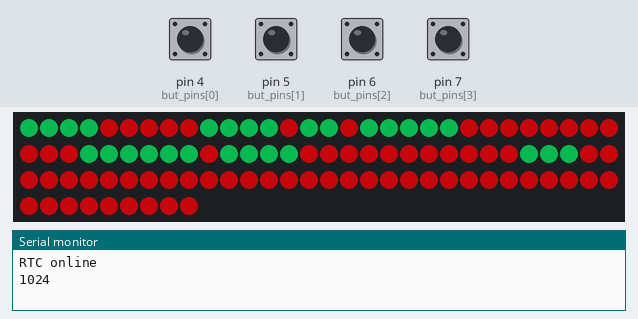
Bench run of a sketch on a simulated Arduino Uno, built with avr-gcc and run on an emulated ATmega328P. Shown: 99 RGB LEDs in strip order, left to right, continuing on the next row, the last lines printed to the serial monitor. Inputs (shaded band) come from the test bench; at power-on: pin 4 (but_pins[0]), pin 5 (but_pins[1]), pin 6 (but_pins[2]), pin 7 (but_pins[3]) LOW. Dim RGB values are drawn brighter than linear; the local clock reads 2024-03-15 10:24:30 at power-on unless the sketch sets it; random numbers use the default seed unless the sketch sets one; EEPROM starts erased.

Above: at 3.9 s.
4.0 s: pin 6 (but_pins[2]) pulled HIGH for 0.15 s
At 8.2 s:
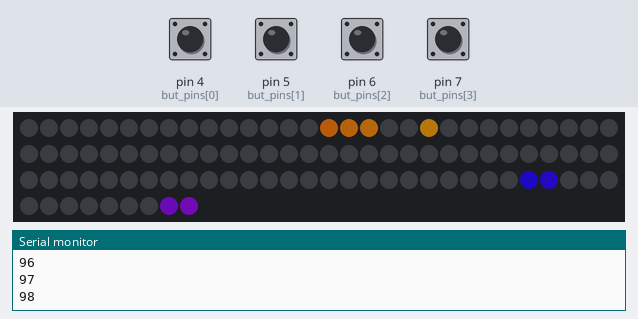
12.6 s: pin 7 (but_pins[3]) pulled HIGH for 0.15 s
At 13.9 s:
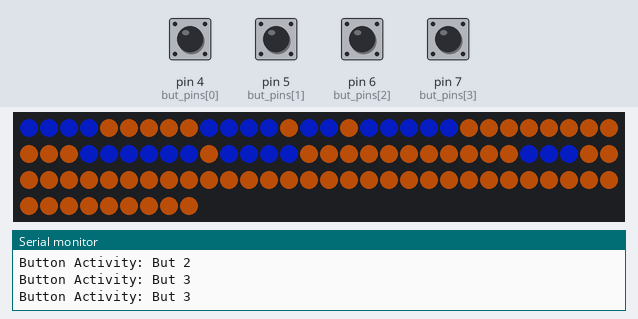
14.2 s: pin 6 (but_pins[2]) pulled HIGH for 1 s
At 18.1 s:
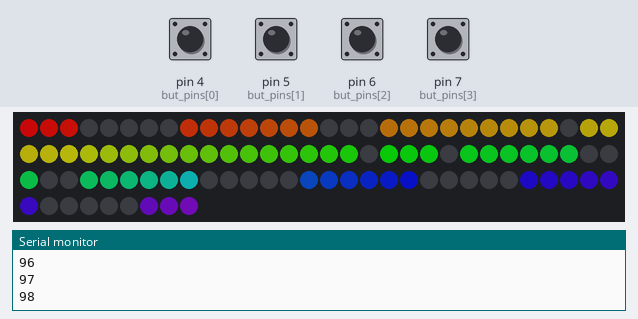
Timing chart, 0 to 19.6 s (numbered marks = the images above; inputs shaded):
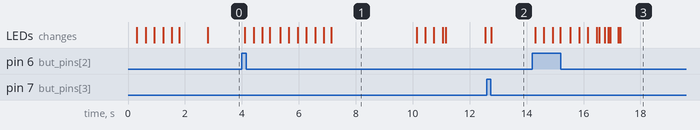

Measured:
- after the input at 4.0 s, the LEDs: first change after 0.10 s (image 1 shows a later state)
- after the input at 12.6 s, the LEDs: change after 0.15 s (image 2)
- after the input at 14.2 s, the LEDs: first change after 0.10 s (image 3 shows a later state)

The sketch:

WordClockMaggie.ino
```cpp
#include <FastLED.h>
#include <EEPROM.h>


#define NUM_LEDS 99
#define DATA_PIN 3
#define COLOR_ORDER GRB
#define LED_TYPE    WS2812B
#define BRIGHTNESS 100
#define ENABLE_RTC

#include "RTClib.h"
RTC_DS3231 rtc;
unsigned long millis_global = 0;
int seconds_global = 0;
int minutes_global  = 53;
int hours_global = 9;
unsigned long time_last = 0;
unsigned long last_update = 0;
int update_interval = 100;
unsigned long last_time_update = 0;
unsigned long time_update_interval = 30000;
bool b_time_changed = false;

// Button items
int but_pins[] = {4, 5, 6, 7};
int state_last[] = {1, 1, 1, 1};
unsigned long state_debounce[] = {0, 0, 0, 0};
int but_state[] = {0, 0, 0, 0};
int debounce_time = 100;
uint8_t color_state = 9;

// States and EEPROM stuff
int eepromAddr = 0;

int R = 100;
int G = 0;
int B = 255;

uint8_t gHue = 255;
uint8_t gSat = 210;
uint8_t gVal = 255;


CRGB leds[NUM_LEDS];

struct Word {
  uint8_t row;
  uint8_t cols[6];
};

Word Yo     = {0, {0, 1, 100, 100, 100, 100}};
Word Mags   = {0, {3, 4, 5, 6, 100, 100}};
Word Dude   = {0, {7, 8, 9, 10, 100, 100}};
Word It     = {1, {0, 1, 100, 100, 100, 100}};
Word Is     = {1, {3, 4, 100, 100, 100, 100}};
Word About  = {1, {6, 7, 8, 9, 10, 100}};
Word Half   = {2, {0, 1, 2, 3, 100, 100}};
Word TenTo  = {2, {4, 5, 6, 100, 100, 100}};
Word To     = {2, {9, 10, 100, 100, 100, 100}};
Word Twenty = {3, {0, 1, 2, 3, 4, 5}};
Word Past   = {3, {7, 8, 9, 10, 100, 100}};
Word Eleven = {4, {0, 1, 2, 3, 4, 5}};
Word Four   = {4, {7, 8, 9, 10, 100, 100}};
Word Ten    = {5, {0, 1, 2, 100, 100, 100}};
Word Six    = {5, {3, 4, 5, 100, 100, 100}};
Word Seven  = {5, {6, 7, 8, 9, 10, 100}};
Word One    = {6, {0, 1, 2, 100, 100, 100}};
Word Twelve = {6, {4, 5, 6, 7, 8, 9}};
Word Five   = {7, {0, 1, 2, 3, 100, 100}};
Word Two    = {7, {4, 5, 6, 100, 100, 100}};
Word Nine   = {7, {7, 8, 9, 10, 100, 100}};
Word Three  = {8, {2, 3, 4, 5, 6, 100}};
Word Eight  = {8, {6, 7, 8, 9, 10, 100}};
Word Sea    = {1, {4, 5, 6, 100, 100, 100}};
Word U      = {1, {9, 100, 100, 100, 100, 100}};
Word In     = {7, {8, 9, 100, 100, 100, 100}};
Word LA     = {8, {0, 1, 100, 100, 100, 100}};

// Secret messages
const uint8_t PROGMEM secret_sequence[9] = {15, 16, 17, 20, 85, 86, 98, 97, 100}; // hard-coded secret sequence, these are LED-positions
const uint8_t PROGMEM come_on_eileen[] = {8, 13, 7, 16, 76, 75, 29, 39, 48, 62, 70, 84, 100};
//uint8_t M[] = {98, 97, 96, 77, 78, 79, 76, 75, 74, 55, 56, 57, 54, 53, 52, 33, 34, 35, 22, 23, 24, 11, 12, 13, 10, 9, 8, 13, 14, 24, 25, 26, 36, 37, 38, 50, 49, 48, 60, 28, 29, 18, 2, 1, 0, 19, 20, 21, 30, 31, 32, 39, 40, 41, 42, 43, 46, 45, 44, 46, 45, 44, 63, 64, 65, 68, 67, 66, 85, 86, 87, 90, 89, 88, 100};
const uint8_t PROGMEM M[] = {98, 97, 96, 77, 78, 79, 76, 75, 74, 55, 56, 57, 54, 53, 52, 33, 34, 35, 22, 23, 24, 11, 12, 13, 10, 9, 8, 13, 14, 24, 25, 26, 36, 37, 38, 50, 49, 48, 60, 28, 29, 18, 2, 1, 0, 19, 20, 21, 30, 31, 32, 39, 40, 41, 42, 43, 46, 45, 44, 46, 45, 44, 63, 64, 65, 68, 67, 66, 85, 86, 87, 90, 89, 88, 100};

//Word secret_words[4] = {Sea, U, In, LA};
Word hour_words[12] = {Twelve, One, Two, Three, Four, Five, Six, Seven, Eight, Nine, Ten, Eleven};
Word all_words[23] = {Yo, Mags, Dude, It, Is, About, Half, TenTo, To, Twenty, Past, Eleven,
            Four, Ten, Six, Seven, One, Twelve, Five, Two, Nine, Three, Eight};


uint8_t letters[9][11] = {{11, 10, 9, 8, 7, 6, 5, 4, 3, 2, 1},
                      {12, 13, 14, 15, 16, 17, 18, 19, 20, 21, 22},
                      {23, 24, 25, 26, 27, 28, 29, 30, 31, 32, 33},
                      {34, 35, 36, 37, 38, 39, 40, 41, 42, 43, 44},
                      {55, 54, 53, 52, 51, 50, 49, 48, 47, 46, 45},
                      {56, 57, 58, 59, 60, 61, 62, 63, 64, 65, 66},
                      {77, 76, 75, 74, 73, 72, 71, 70, 69, 68, 67},
                      {78, 79, 80, 81, 82, 83, 84, 85, 86, 87, 88},
                      {99, 98, 97, 96, 95, 94, 93, 92, 91, 90, 89}};

void setup() {
  // Button setup
  pinMode(but_pins[0], INPUT);
  pinMode(but_pins[1], INPUT);
  pinMode(but_pins[2], INPUT);
  pinMode(but_pins[3], INPUT);

  // Get EEPROM data saved
  color_state = getColorState();

  // LED setup
  FastLED.addLeds<WS2812B, DATA_PIN, COLOR_ORDER>(leds, NUM_LEDS);
  //FastLED.addLeds<LED_TYPE,DATA_PIN,COLOR_ORDER>(leds, NUM_LEDS).setCorrection(TypicalLEDStrip);
  // set master brightness control
  FastLED.setBrightness(BRIGHTNESS);
  for (int i = 0; i < 9; i++) {
    for (int j = 0; j < 11; j++) {
      letters[i][j] = letters[i][j] - 1; // Set to 0-indexing
    }
  }

  turnOffAll();
  stripeDownRainbow();
  stripeDownRainbowOff();
  delay(1000);

  //testAll();

  Serial.begin(9600);

  updateTime();
  time_last = millis();

}

void loop() {
  //testAll();
  /*
  for (int i = 0; i < 23; i++) {
    turnOn(all_words[i]);
    FastLED.show();
    delay(100);
    turnOff(all_words[i]);

  }
  */
  checkButtons();

  unsigned long time_now = millis();

  if ((time_now - time_last) > 10*60000) {
    updateTime();
    time_last = time_now;
  }

  if ((time_now - last_update) > update_interval) {
    setColor(color_state);
    displayTime();
    last_update = time_now;
  }

  time_now = millis();
  if ((time_now - last_time_update) >= time_update_interval) {
    // keep these two calls next to each other for accuracy purposes
    unsigned long time_change = time_now - last_time_update;
    last_time_update = time_now;

    updateTime(time_change);
  }

}

// function that parses the RTC clock time, and outputs it correctly to the display
void updateTime() {
  DateTime now = getRTCTime();
  int minutes = now.minute();
  int hours   = now.hour() % 12; // if time is 12 or 24 --> 0, 0 == 12

  minutes_global = minutes;
  hours_global = hours;

  Serial.print(hours);
  Serial.println(minutes);
}

// function that updates the time based on how much time has elapsed
void updateTime(unsigned long time_change) {

  millis_global = millis_global + time_change;
  int seconds    = millis_global / 1000;
  millis_global = seconds_global % 1000; // re-range back to 0-999

  seconds_global = seconds_global + seconds;
  int minutes    = seconds_global / 60;
  seconds_global = seconds_global % 60; // re-range back to 0-59

  minutes_global = minutes_global + minutes;
  int hours      = minutes_global / 60;
  minutes_global = minutes_global % 60; // re-range back to 0-59

  hours_global = (hours_global + hours) % 12; // re-ranged to 0-11

  Serial.print(millis_global);
  Serial.print(", ");
  Serial.print(seconds_global);
  Serial.print(", ");
  Serial.print(minutes_global);
  Serial.print(", ");
  Serial.print(hours_global);
  Serial.print(", ");
}

// Draw the time on the clock
void displayTime() {
  int minutes = minutes_global;
  int hours   = hours_global;
  Word first_word;
  Word second_word;
  bool b_about = true;
  bool b_past  = true;
  bool b_first_word = true;

  if (minutes >= 55) {
    b_first_word = false;
  } else if (minutes >= 45) {
    first_word = TenTo;
  } else if (minutes >= 35) {
    first_word = Twenty;
  } else if (minutes >= 25) {
    first_word = Half;
  } else if (minutes >= 15) {
    first_word = Twenty;
  } else if (minutes >= 5) {
    first_word = TenTo;
  } else {
    b_first_word = false;
  }

  if (minutes >= 35) {
    b_past = false;
    second_word = hour_words[(hours+1) % 12]; // to the next hour
  } else {
    second_word = hour_words[hours]; // past the current hour
  }

  // Now turn on the appropriate LEDS
  turnOffAll();
  if ((color_state > 10) & (color_state < 20)) {
    fill_solid(leds, NUM_LEDS, CHSV(gHue + 128, gSat, gVal)); // experimenting
  }
  turnOn(Yo);
  turnOn(Dude);
  turnOn(It);
  turnOn(Is);
  if ((b_past) & (b_first_word)) {
    turnOn(Past);
  } else if ((!b_past) & (b_first_word)) {
    turnOn(To);
  }
  if ((minutes % 10) != 0) {
    turnOn(About);
  }
  if (b_first_word) {
    turnOn(first_word);
  }

  turnOn(second_word);
  FastLED.show();
}

DateTime getRTCTime() {

  if (! rtc.begin()) {
    Serial.println(F("Couldn't find RTC"));
    return false;
  } else {
    Serial.println(F("RTC online"));

    if (rtc.lostPower()) {
        Serial.println(F("RTC lost power, lets set the time!"));
        rtc.adjust(DateTime(2020, 1, 21, 0, 0, 0));
    }

    if (b_time_changed) {
      rtc.adjust(DateTime(2020, 1, 26, hours_global, minutes_global, seconds_global));
      b_time_changed = false;
    }

    DateTime now = rtc.now();

    // Line below is necessary to prevent issues between i2c and FastLED interrupts(?)
    TWCR = 0; // reset TwoWire Control Register to default, inactive state
    return now;
  }

}

void turnOn(Word this_word) {
  for (int j = 0; j < 6; j++) {
    if (this_word.cols[j] == 100) {
      return;
    }
    leds[letters[this_word.row][this_word.cols[j]]] = CHSV( gHue, gSat, gVal);
  }
}

void turnOff(Word this_word) {
  for (int j = 0; j < 6; j++) {
    if (this_word.cols[j] == 100) {
      return;
    }
    leds[letters[this_word.row][this_word.cols[j]]] = CRGB(0, 0, 0);
  }
}

void turnOffAll() {
  fill_solid( leds, NUM_LEDS, CRGB(0,0,0));
  //FastLED.show();
}


// designs
void stripeDownRainbow() {
  uint8_t hue = 0;
  uint8_t dHue = 255 / NUM_LEDS;

  for (int j = 0; j < 11; j++) {
    for(int i = 0; i < 9; i++) {
      hue += dHue;
      leds[letters[i][j]] = CHSV(hue, 200, 255);
      FastLED.show();
      delay(5);
    }
  }
}

void stripeDownRainbowOff() {
  for (int j = 0; j < 11; j++) {
    for(int i = 0; i < 9; i++) {
      leds[letters[i][j]] = CHSV(0, 0, 0);
      FastLED.show();
      delay(5);
    }
  }
}

void turnOnAtRandom(uint8_t * seq) {
  unsigned int cnt = 0;
  while ( *(seq + cnt) != 100) {
    Serial.println(*(seq + cnt));
    cnt++;
  }

  uint8_t sequence[cnt];

  for (int i = 0; i < cnt; i++) {
    sequence[i] = *(seq + i);
  }

  //shuffle the sequence
  for (int i = 0; i < cnt; i++) {
    int n = random(0, cnt);
    int temp = sequence[n];
    sequence[n] = sequence[i]; // swap i and n
    sequence[i] = temp;
  }

  uint8_t dHue = 255 / NUM_LEDS;

  for (int i = 0; i < NUM_LEDS; i++) {
    uint8_t hue = dHue * sequence[i];
    leds[sequence[i]] = CHSV(hue, 200, 255);
    FastLED.show();
    delay(5);
  }

}

void turnAllOnAtRandom() {
  uint8_t sequence[NUM_LEDS + 1];
  for (int i = 0; i < NUM_LEDS; i++) {
    sequence[i] = i;
  }

  sequence[NUM_LEDS] = 100;

  turnOnAtRandom(sequence);

}

void turnAllOffAtRandom() {
  //int * pNull = NULL;
  turnAllOffAtRandom(false, NULL );
}

void turnAllOffAtRandom(bool b_secret_sequence, uint8_t * seq) {
  uint8_t sequence[NUM_LEDS];
  for (int i = 0; i < NUM_LEDS; i++) {
    sequence[i] = i;
  }

  //shuffle the sequence
  for (int i = 0; i < NUM_LEDS; i++) {
    int n = random(0, NUM_LEDS);
    int temp = sequence[n];
    sequence[n] = sequence[i]; // swap i and n
    sequence[i] = temp;
  }

  for (int i = 0; i < NUM_LEDS; i++) {

    //if (!checkInSecretSequence(sequence[i])) {
    if (b_secret_sequence) {
      //if (!checkInSequence(sequence[i], come_on_eileen)) {
      if (!checkInSequence(sequence[i], seq)) {
        leds[sequence[i]] = CRGB(0,0,0);
      }
    } else {
      leds[sequence[i]] = CRGB(0,0,0);
    }
    FastLED.show();
    delay(5);
  }
}

bool checkInSequence(int n, uint8_t *sequence) {
  uint8_t cnt = 0;
  while (*sequence != 100) {
    if (n == *sequence) {
      return true;
    }

    if (cnt > 100) {
      return false; // fail safe to break out of while loop
    }
    sequence = sequence + 1; // advance pointer
    cnt++;
  }

  return false;
}

void checkButtons() {
  checkButton(0);
  checkButton(1);
  checkButton(2);
  checkButton(3);
}

void checkButton(int n) {
  int state = digitalRead(but_pins[n]);

  if (state != state_last[n]) {
    state_debounce[n] = millis();
  }

  if ((millis() - state_debounce[n]) > debounce_time) {
    if (state != but_state[n]) {
      but_state[n] = state;
      Serial.print("Button Activity: But ");
      Serial.println(n);
      if (state == HIGH) {
        if (n < 2) {
          set_time(n);
        }
        if (n == 2) {
          doSecretThing();
        }
        if (n == 3) {
          changeColorState();
        }
      }
    }
  }
  state_last[n] = state;
}

void doSecretThing() {

  uint8_t R = random(0,3);
  uint8_t * S;

  if (R == 0) { S = M; }
  if (R == 1) { S = secret_sequence; }
  if (R == 2) { S = come_on_eileen; }

  uint8_t seq[NUM_LEDS+1];
  uint8_t val = pgm_read_byte_near(S);
  byte cnt = 0;

  while (val !=  100) {
    seq[cnt] = val;
    cnt++;
    val = pgm_read_byte_near(S + cnt);
  }
  seq[cnt] = 100;

  stripeDownRainbowOff(); //blocking
  turnAllOnAtRandom(); //blocking
  turnAllOffAtRandom(true, seq); // also blocking
  delay(3000);


  for (int i = 0; i < 255; i ++) {
    fadeToBlackBy( leds, NUM_LEDS, 5);
    FastLED.show();
    FastLED.delay(5);
  }
}

// Cycle through color states
void changeColorState() {
  color_state = (color_state + 1) % 20;
  setColor(color_state);

  // write color state to eeprom
  EEPROM.write(eepromAddr, color_state); // 1 byte
}


uint8_t getColorState() {
  uint8_t state =  EEPROM.read(eepromAddr);
  return (state % 20);
}

// cycle through colors
void setColor(uint8_t color_state) {
  gVal = 255;
  gSat = 210;

  if ((color_state == 10) || (color_state == 19)) {
    gHue = (gHue+1) % 255;
  }

  if (color_state <= 8) {
    gHue = 31 * color_state;
  }

  if (color_state == 9) {
    gHue = 0;
    gSat = 0;
    gVal = 255;
  }

  if ((color_state > 10) & (color_state < 19)) {
    gHue = 31 * (color_state - 11);
  }
}

void set_time(int n) {
  int del = (n == 1 ? 1 : -1);

  minutes_global += del * (5); // resolution of 5 minutes.
  minutes_global = (minutes_global / 5) * 5;

  if (minutes_global >=60) {
    minutes_global = 0;
    hours_global += 1;
  } else if (minutes_global < 0) {
    minutes_global = 55;
    hours_global -= 1;
  }

  hours_global = hours_global % 12;

  b_time_changed = true;
}
```
